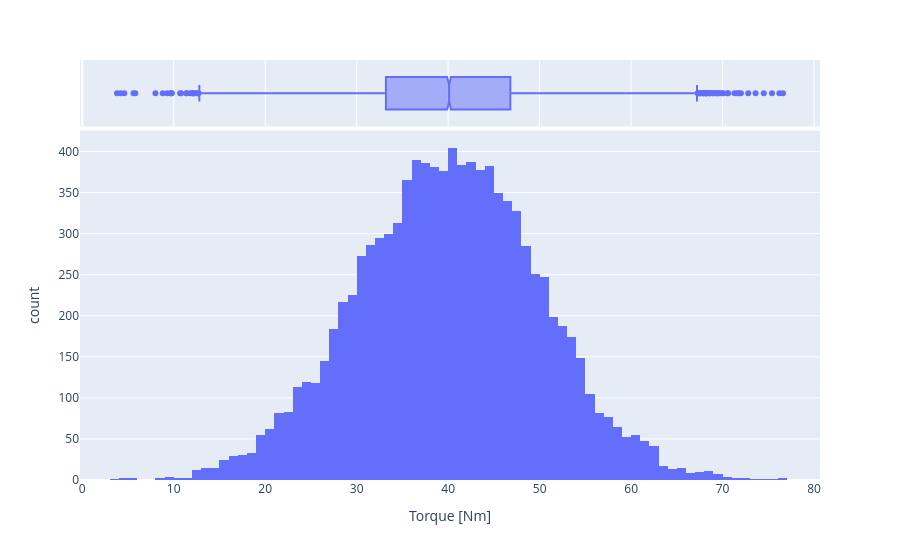

Notebook cell for this chart:
### Code cell
#Histogram of Torque [Nm] with marginal box
px.histogram(ai, x='Torque [Nm]',marginal='box')

### Figure 1 — Plotly figure (JSON) as saved in the notebook; plotly's stock layout.template omitted (floating-point values rounded to 4 significant figures; data arrays with more than 128 entries replaced by an {"elided": "..."} marker saying what was removed)
{"data": [{"alignmentgroup": "True", "bingroup": "x", "hovertemplate": "Torque [Nm]=%{x}<br>count=%{y}<extra></extra>", "legendgroup": "", "marker": {"color": "#636efa", "pattern": {"shape": ""}}, "name": "", "offsetgroup": "", "orientation": "v", "showlegend": false, "type": "histogram", "x": {"elided": "10000 float values"}, "xaxis": "x", "yaxis": "y"}, {"alignmentgroup": "True", "hovertemplate": "Torque [Nm]=%{x}<extra></extra>", "legendgroup": "", "marker": {"color": "#636efa"}, "name": "", "notched": true, "offsetgroup": "", "showlegend": false, "type": "box", "x": {"elided": "10000 float values"}, "xaxis": "x2", "yaxis": "y2"}], "layout": {"barmode": "relative", "legend": {"tracegroupgap": 0}, "margin": {"t": 60}, "xaxis": {"anchor": "y", "domain": [0, 1], "title": {"text": "Torque [Nm]"}}, "xaxis2": {"anchor": "y2", "domain": [0, 1], "matches": "x", "showgrid": true, "showticklabels": false}, "yaxis": {"anchor": "x", "domain": [0, 0.8316], "title": {"text": "count"}}, "yaxis2": {"anchor": "x2", "domain": [0.8416, 1], "matches": "y2", "showgrid": false, "showline": false, "showticklabels": false, "ticks": ""}}}
